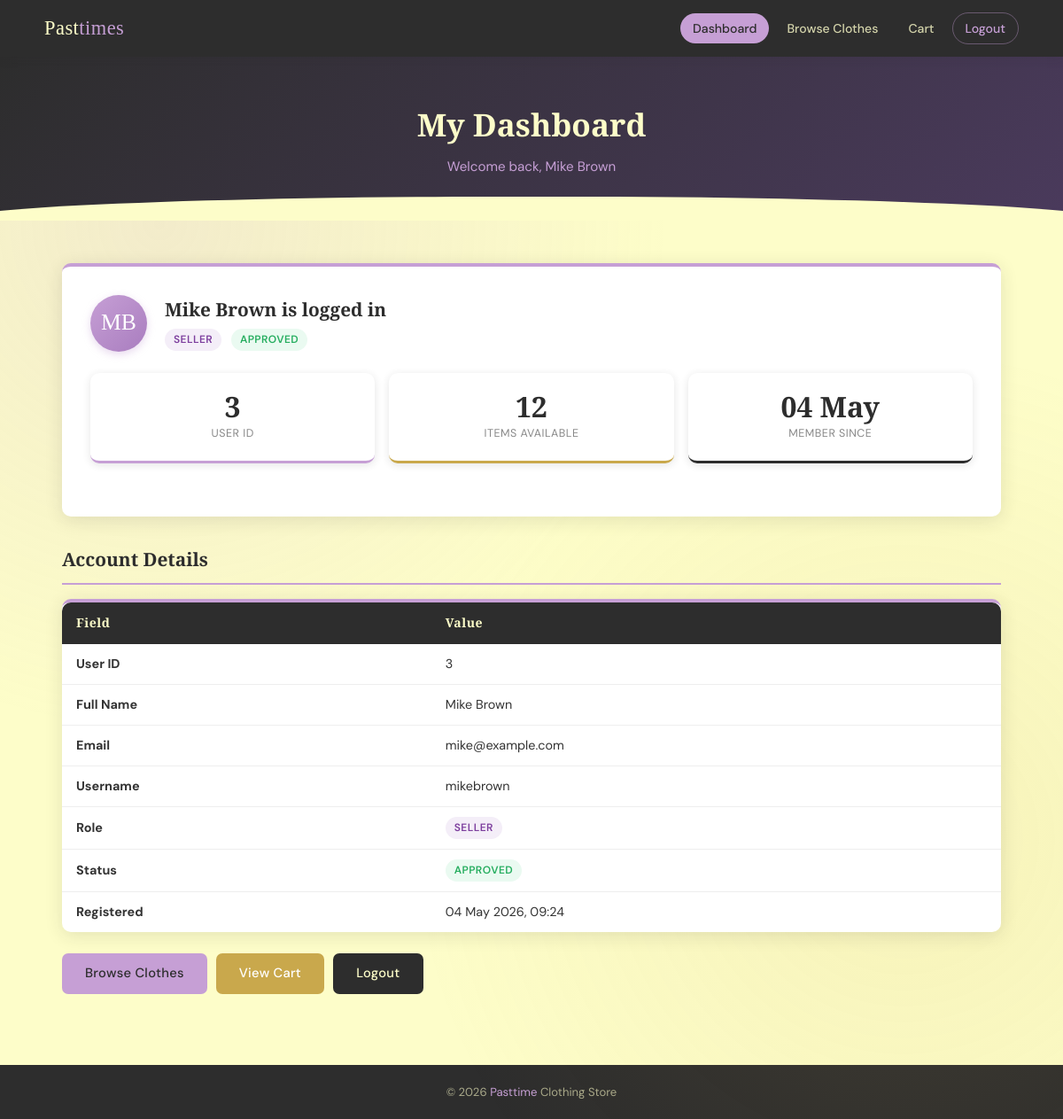
Page /user_dashboard.php (signed in) on the committed database.
### tables this page shows
CREATE TABLE tblUser (
    user_id    INT AUTO_INCREMENT PRIMARY KEY,
    full_name  VARCHAR(100)  NOT NULL,
    email      VARCHAR(150)  NOT NULL UNIQUE,
    username   VARCHAR(80)   NOT NULL UNIQUE,
    password   VARCHAR(255)  NOT NULL,
    role       ENUM('buyer','seller') NOT NULL DEFAULT 'buyer',
    status     ENUM('pending','approved') NOT NULL DEFAULT 'pending',
    created_at DATETIME DEFAULT CURRENT_TIMESTAMP
);

### includes/functions.php (called while the page is built, shortened)
<?php
function get_initials($name) {
    $parts = explode(' ', trim($name));
    $initials = '';
    foreach ($parts as $p) {
        $initials .= strtoupper(substr($p, 0, 1));
    }
    return substr($initials, 0, 2);
}
?>

### user_dashboard.php (the view, shortened to what this page needs)
<?php
require_once 'DBConn.php';
require_once 'includes/functions.php';
$stmt = $conn->prepare(
    "SELECT user_id, full_name, email, username, role, status, created_at
     FROM tblUser WHERE user_id = ?"
);
$stmt->bind_param("i", $_SESSION['user_id']);
$stmt->execute();
$user = $stmt->get_result()->fetch_assoc();
$clothes_result = $conn->query("SELECT COUNT(*) AS cnt FROM tblClothes WHERE status='available'");
$clothes_count  = $clothes_result ? $clothes_result->fetch_assoc()['cnt'] : 0;
$initials = get_initials($user['full_name']);
?>
<!DOCTYPE html>
<html lang="en">
<head>
    <link rel="stylesheet" href="css/style.css">
</head>
<body>
<header>
    <div class="nav-inner">
        <span class="nav-brand">Past<span>times</span></span>
        <nav class="nav-links">
            <a href="user_dashboard.php" class="active">Dashboard</a>
            <a href="clothes.php">Browse Clothes</a>
            <a href="cart.php">Cart</a>
            <a href="logout.php" class="btn-nav-logout">Logout</a>
        </nav>
    </div>
</header>
<div class="page-hero">
    <h1>My Dashboard</h1>
    <p>Welcome back, <?php echo htmlspecialchars($user['full_name']); ?></p>
</div>
<div class="wrapper">
    <div class="card" style="margin-top: 28px;">
        <div class="user-info-block">
            <div class="user-avatar"><?php echo $initials; ?></div>
            <div>
                <h2><?php echo htmlspecialchars($user['full_name']); ?> is logged in</h2>
                <p>
                    <span class="badge badge-<?php echo $user['role']; ?>"><?php echo ucfirst($user['role']); ?></span>
                    <span class="badge badge-<?php echo $user['status']; ?>"><?php echo ucfirst($user['status']); ?></span>
                </p>
            </div>
        </div>
        <div class="stats-row">
            <div class="stat-card">
                <div class="stat-num"><?php echo $user['user_id']; ?></div>
                <div class="stat-label">User ID</div>
            </div>
            <div class="stat-card gold">
                <div class="stat-num"><?php echo $clothes_count; ?></div>
                <div class="stat-label">Items Available</div>
            </div>
            <div class="stat-card dark">
                <div class="stat-num"><?php echo date('d M', strtotime($user['created_at'])); ?></div>
                <div class="stat-label">Member Since</div>
            </div>
        </div>
    </div>
    <div class="section-head">
        <h2>Account Details</h2>
    </div>
    <div class="card" style="padding: 0;">
        <div class="table-wrap">
            <table>
                <thead>
                    <tr>
                        <th>Field</th>
                        <th>Value</th>
                    </tr>
                </thead>
                <tbody>
                    <tr><td><strong>User ID</strong></td>     <td><?php echo $user['user_id']; ?></td></tr>
                    <tr><td><strong>Full Name</strong></td>   <td><?php echo htmlspecialchars($user['full_name']); ?></td></tr>
                    <tr><td><strong>Email</strong></td>       <td><?php echo htmlspecialchars($user['email']); ?></td></tr>
                    <tr><td><strong>Username</strong></td>    <td><?php echo htmlspecialchars($user['username']); ?></td></tr>
                    <tr><td><strong>Role</strong></td>        <td><span class="badge badge-<?php echo $user['role']; ?>"><?php echo ucfirst($user['role']); ?></span></td></tr>
                    <tr><td><strong>Status</strong></td>      <td><span class="badge badge-<?php echo $user['status']; ?>"><?php echo ucfirst($user['status']); ?></span></td></tr>
                    <tr><td><strong>Registered</strong></td>  <td><?php echo date('d F Y, H:i', strtotime($user['created_at'])); ?></td></tr>
                </tbody>
            </table>
        </div>
    </div>
    <div class="flex-gap mt-4">
        <a href="clothes.php"  class="btn btn-primary">Browse Clothes</a>
        <a href="cart.php"     class="btn btn-gold">View Cart</a>
        <a href="logout.php"   class="btn btn-dark">Logout</a>
    </div>
</div>
<footer>
    &copy; <?php echo date('Y'); ?> <span>Pasttime</span> Clothing Store
</footer>
</body>
</html>

### rows in the picture
tbluser: full_name "Mike Brown", full_name "MB", role "SELLER", status "APPROVED", user_id "3", created_at "04 May", email "mike@example.com", username "mikebrown", created_at "04 May 2026, 09:24"

### other values in the picture
$clothes_count "12"
